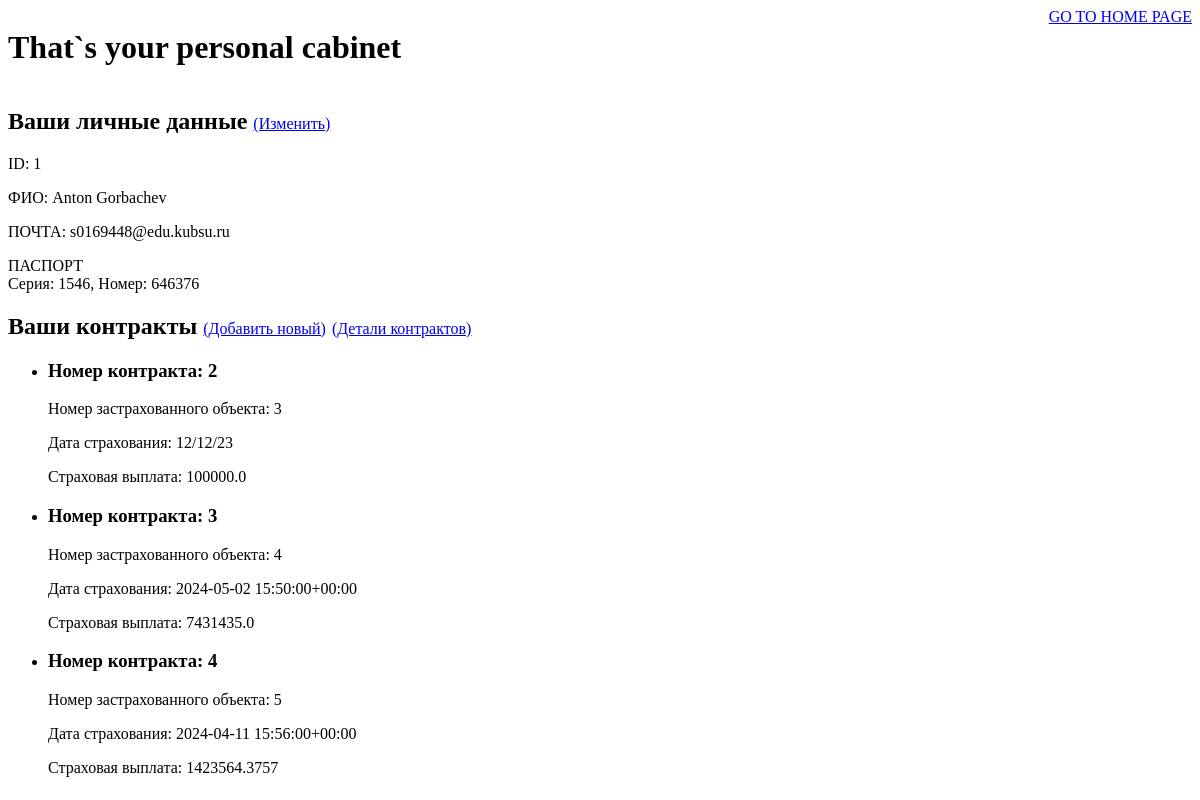
Before: /insurance/1/ with the older database file.
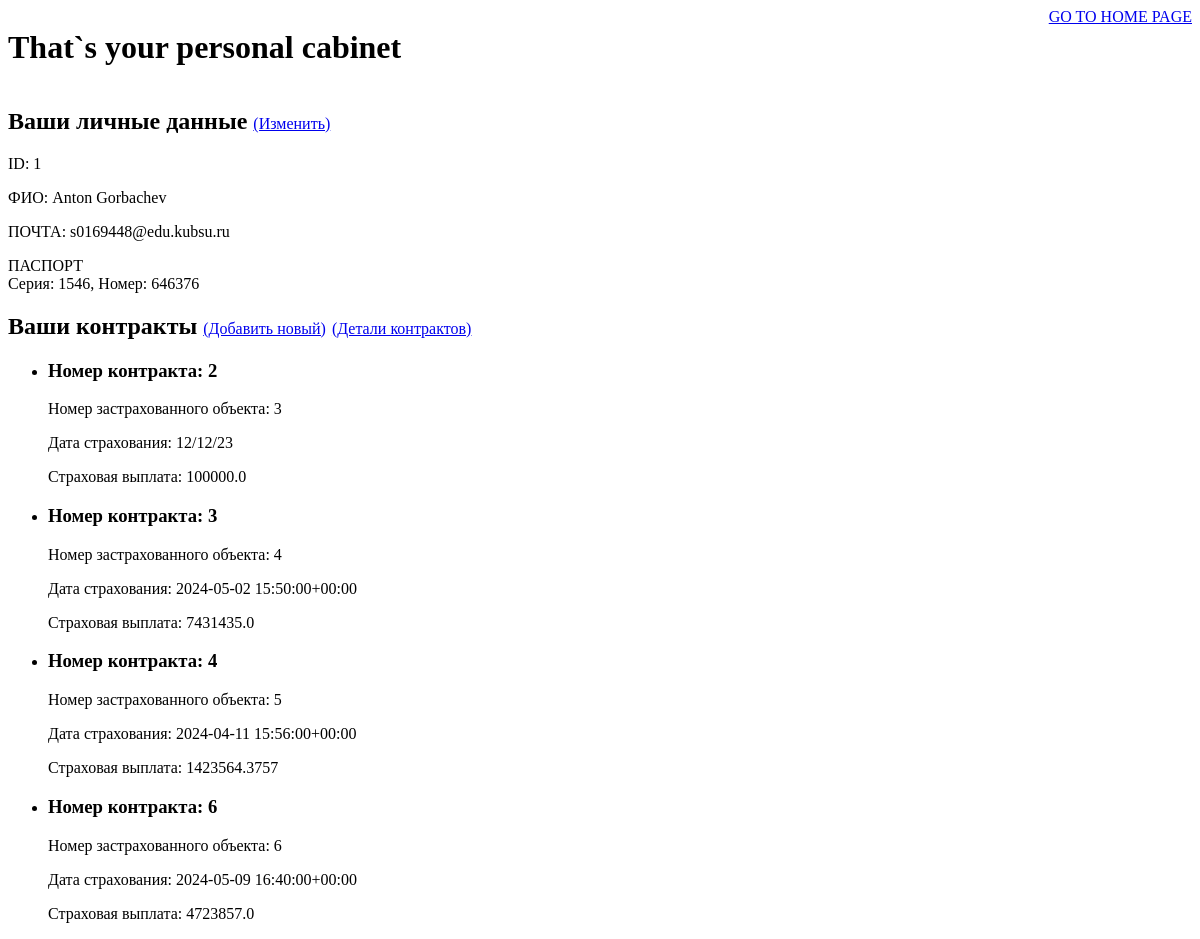
After: the same page with the newer database file.
### insurance/models.py (models this page shows, shortened)
class Contracts(models.Model):
    client_id = models.ForeignKey(Clients, on_delete=models.CASCADE)
    object_id = models.ForeignKey(InsuranceObject, on_delete=models.CASCADE)
    contract_date = models.CharField(max_length=100)
    insurance_payment = models.FloatField()

### insurance/views.py (the view)
# urls.py: path("<int:id>/", views.clients_cabinet, name="clients_cabinet"),
def clients_cabinet(request, id):
    client = get_object_or_404(Clients, pk=id)
    contracts = Contracts.objects.filter(client_id=id)
    return render(request, "insurance/cabinet.html",
                  {"client": client, "contracts": contracts,
                   "series": client.passport[:4], "number": client.passport[4:10],
                   "define_passport": client.passport != 'undefined'})

### insurance/templates/insurance/cabinet.html (shortened to what this page needs)
<!DOCTYPE html>
<html lang="en">
<head>
</head>
<body>
	<header>
		<div style="display: flex; justify-content: space-between">
			<h1>That`s your personal cabinet</h1>
			<a style="font-size: 1rem" href="/insurance/">GO TO HOME PAGE</a>
		</div>
	</header>
	<main>
		<div>
			<h2>Ваши личные данные <a href="/insurance/{{client.id}}/change_personal_data/" style="font-size: medium; font-weight: normal">(Изменить)</a></h2>
			<div>
				<p>ID: {{client.id}}</p>
				<p>ФИО: {{client.first_name}} {{client.last_name}}</p>
				<p>ПОЧТА: {{client.email}}</p>
				<p>
					ПАСПОРТ<br>
					{% if define_passport %}
					Серия: {{series}}, Номер: {{number}}
					{% else %}
					Не задано
					{% endif %}
				</p>
			</div>
		</div>
		<div>
			<h2>Ваши контракты
				<a href="/insurance/{{client.id}}/make_order/" style="font-size: medium; font-weight: normal">(Добавить новый)</a>
				<a href="/insurance/{{ client.id }}/contract_details/" style="font-size: medium; font-weight: normal"> (Детали контрактов)</a>
			</h2>
			{% if contracts %}
			<ul>
				{% for contract in contracts %}
				<li>
					<div>
						<h3>Номер контракта: {{contract.id}}</h3>
						<p>Номер застрахованного объекта: {{contract.object_id_id}}</p>
						<p>Дата страхования: {{contract.contract_date}}</p>
						<p>Страховая выплата: {{contract.insurance_payment}}</p>
					</div>
				</li>
    		{% endfor %}
			</ul>
			{% else %}
    		<p>No contracts are available.</p>
			{% endif %}
		</div>
	</main>
</body>
</html>

Changed rows visible on the page:
added Contracts: id "6", object_id_id "6", contract_date "2024-05-09 16:40:00+00:00", insurance_payment "4723857.0"
